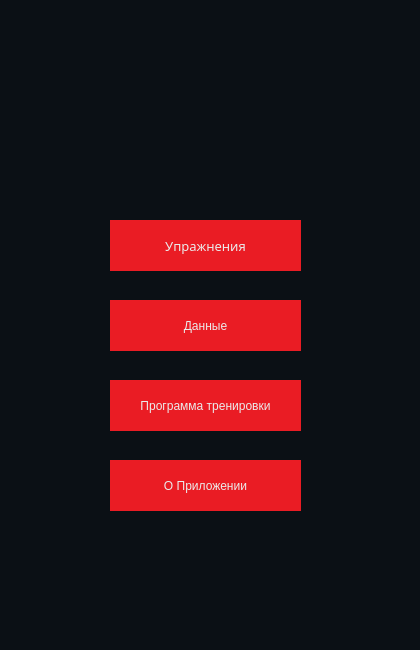
<?xml version="1.0" encoding="UTF-8"?>
<ui version="4.0">
 <class>MainWindow</class>
 <widget class="QMainWindow" name="MainWindow">
  <property name="geometry">
   <rect>
    <x>0</x>
    <y>0</y>
    <width>420</width>
    <height>650</height>
   </rect>
  </property>
  <property name="minimumSize">
   <size>
    <width>420</width>
    <height>650</height>
   </size>
  </property>
  <property name="maximumSize">
   <size>
    <width>420</width>
    <height>650</height>
   </size>
  </property>
  <property name="windowTitle">
   <string>MainWindow</string>
  </property>
  <property name="styleSheet">
   <string notr="true">background-color:#0b1015;</string>
  </property>
  <widget class="QWidget" name="centralwidget">
   <widget class="QPushButton" name="pushButton">
    <property name="geometry">
     <rect>
      <x>110</x>
      <y>220</y>
      <width>191</width>
      <height>51</height>
     </rect>
    </property>
    <property name="palette">
     <palette>
      <active>
       <colorrole role="WindowText">
        <brush brushstyle="SolidPattern">
         <color alpha="255">
          <red>235</red>
          <green>235</green>
          <blue>235</blue>
         </color>
        </brush>
       </colorrole>
       <colorrole role="Button">
        <brush brushstyle="SolidPattern">
         <color alpha="255">
          <red>234</red>
          <green>28</green>
          <blue>36</blue>
         </color>
        </brush>
       </colorrole>
       <colorrole role="Text">
        <brush brushstyle="SolidPattern">
         <color alpha="255">
          <red>235</red>
          <green>235</green>
          <blue>235</blue>
         </color>
        </brush>
       </colorrole>
       <colorrole role="ButtonText">
        <brush brushstyle="SolidPattern">
         <color alpha="255">
          <red>235</red>
          <green>235</green>
          <blue>235</blue>
         </color>
        </brush>
       </colorrole>
       <colorrole role="Base">
        <brush brushstyle="SolidPattern">
         <color alpha="255">
          <red>234</red>
          <green>28</green>
          <blue>36</blue>
         </color>
        </brush>
       </colorrole>
       <colorrole role="Window">
        <brush brushstyle="SolidPattern">
         <color alpha="255">
          <red>234</red>
          <green>28</green>
          <blue>36</blue>
         </color>
        </brush>
       </colorrole>
      </active>
      <inactive>
       <colorrole role="WindowText">
        <brush brushstyle="SolidPattern">
         <color alpha="255">
          <red>235</red>
          <green>235</green>
          <blue>235</blue>
         </color>
        </brush>
       </colorrole>
       <colorrole role="Button">
        <brush brushstyle="SolidPattern">
         <color alpha="255">
          <red>234</red>
          <green>28</green>
          <blue>36</blue>
         </color>
        </brush>
       </colorrole>
       <colorrole role="Text">
        <brush brushstyle="SolidPattern">
         <color alpha="255">
          <red>235</red>
          <green>235</green>
          <blue>235</blue>
         </color>
        </brush>
       </colorrole>
       <colorrole role="ButtonText">
        <brush brushstyle="SolidPattern">
         <color alpha="255">
          <red>235</red>
          <green>235</green>
          <blue>235</blue>
         </color>
        </brush>
       </colorrole>
       <colorrole role="Base">
        <brush brushstyle="SolidPattern">
         <color alpha="255">
          <red>234</red>
          <green>28</green>
          <blue>36</blue>
         </color>
        </brush>
       </colorrole>
       <colorrole role="Window">
        <brush brushstyle="SolidPattern">
         <color alpha="255">
          <red>234</red>
          <green>28</green>
          <blue>36</blue>
         </color>
        </brush>
       </colorrole>
      </inactive>
      <disabled>
       <colorrole role="WindowText">
        <brush brushstyle="SolidPattern">
         <color alpha="255">
          <red>235</red>
          <green>235</green>
          <blue>235</blue>
         </color>
        </brush>
       </colorrole>
       <colorrole role="Button">
        <brush brushstyle="SolidPattern">
         <color alpha="255">
          <red>234</red>
          <green>28</green>
          <blue>36</blue>
         </color>
        </brush>
       </colorrole>
       <colorrole role="Text">
        <brush brushstyle="SolidPattern">
         <color alpha="255">
          <red>235</red>
          <green>235</green>
          <blue>235</blue>
         </color>
        </brush>
       </colorrole>
       <colorrole role="ButtonText">
        <brush brushstyle="SolidPattern">
         <color alpha="255">
          <red>235</red>
          <green>235</green>
          <blue>235</blue>
         </color>
        </brush>
       </colorrole>
       <colorrole role="Base">
        <brush brushstyle="SolidPattern">
         <color alpha="255">
          <red>234</red>
          <green>28</green>
          <blue>36</blue>
         </color>
        </brush>
       </colorrole>
       <colorrole role="Window">
        <brush brushstyle="SolidPattern">
         <color alpha="255">
          <red>234</red>
          <green>28</green>
          <blue>36</blue>
         </color>
        </brush>
       </colorrole>
      </disabled>
     </palette>
    </property>
    <property name="font">
     <font>
      <family>Century Gothic</family>
      <pointsize>10</pointsize>
      <weight>50</weight>
      <italic>false</italic>
      <bold>false</bold>
     </font>
    </property>
    <property name="styleSheet">
     <string notr="true">QPushButton{
	font: 10pt &quot;Century Gothic&quot;;
	color:#EBEBEB;
    background-color:#ea1c24;
	border:none;
}
QPushButton:hover{
	background-color:#E8484D;
}</string>
    </property>
    <property name="text">
     <string>Упражнения</string>
    </property>
   </widget>
   <widget class="QPushButton" name="pushButton_2">
    <property name="geometry">
     <rect>
      <x>110</x>
      <y>300</y>
      <width>191</width>
      <height>51</height>
     </rect>
    </property>
    <property name="palette">
     <palette>
      <active>
       <colorrole role="WindowText">
        <brush brushstyle="SolidPattern">
         <color alpha="255">
          <red>235</red>
          <green>235</green>
          <blue>235</blue>
         </color>
        </brush>
       </colorrole>
       <colorrole role="Button">
        <brush brushstyle="SolidPattern">
         <color alpha="255">
          <red>234</red>
          <green>28</green>
          <blue>36</blue>
         </color>
        </brush>
       </colorrole>
       <colorrole role="Text">
        <brush brushstyle="SolidPattern">
         <color alpha="255">
          <red>235</red>
          <green>235</green>
          <blue>235</blue>
         </color>
        </brush>
       </colorrole>
       <colorrole role="ButtonText">
        <brush brushstyle="SolidPattern">
         <color alpha="255">
          <red>235</red>
          <green>235</green>
          <blue>235</blue>
         </color>
        </brush>
       </colorrole>
       <colorrole role="Base">
        <brush brushstyle="SolidPattern">
         <color alpha="255">
          <red>234</red>
          <green>28</green>
          <blue>36</blue>
         </color>
        </brush>
       </colorrole>
       <colorrole role="Window">
        <brush brushstyle="SolidPattern">
         <color alpha="255">
          <red>234</red>
          <green>28</green>
          <blue>36</blue>
         </color>
        </brush>
       </colorrole>
      </active>
      <inactive>
       <colorrole role="WindowText">
        <brush brushstyle="SolidPattern">
         <color alpha="255">
          <red>235</red>
          <green>235</green>
          <blue>235</blue>
         </color>
        </brush>
       </colorrole>
       <colorrole role="Button">
        <brush brushstyle="SolidPattern">
         <color alpha="255">
          <red>234</red>
          <green>28</green>
          <blue>36</blue>
         </color>
        </brush>
       </colorrole>
       <colorrole role="Text">
        <brush brushstyle="SolidPattern">
         <color alpha="255">
          <red>235</red>
          <green>235</green>
          <blue>235</blue>
         </color>
        </brush>
       </colorrole>
       <colorrole role="ButtonText">
        <brush brushstyle="SolidPattern">
         <color alpha="255">
          <red>235</red>
          <green>235</green>
          <blue>235</blue>
         </color>
        </brush>
       </colorrole>
       <colorrole role="Base">
        <brush brushstyle="SolidPattern">
         <color alpha="255">
          <red>234</red>
          <green>28</green>
          <blue>36</blue>
         </color>
        </brush>
       </colorrole>
       <colorrole role="Window">
        <brush brushstyle="SolidPattern">
         <color alpha="255">
          <red>234</red>
          <green>28</green>
          <blue>36</blue>
         </color>
        </brush>
       </colorrole>
      </inactive>
      <disabled>
       <colorrole role="WindowText">
        <brush brushstyle="SolidPattern">
         <color alpha="255">
          <red>235</red>
          <green>235</green>
          <blue>235</blue>
         </color>
        </brush>
       </colorrole>
       <colorrole role="Button">
        <brush brushstyle="SolidPattern">
         <color alpha="255">
          <red>234</red>
          <green>28</green>
          <blue>36</blue>
         </color>
        </brush>
       </colorrole>
       <colorrole role="Text">
        <brush brushstyle="SolidPattern">
         <color alpha="255">
          <red>235</red>
          <green>235</green>
          <blue>235</blue>
         </color>
        </brush>
       </colorrole>
       <colorrole role="ButtonText">
        <brush brushstyle="SolidPattern">
         <color alpha="255">
          <red>235</red>
          <green>235</green>
          <blue>235</blue>
         </color>
        </brush>
       </colorrole>
       <colorrole role="Base">
        <brush brushstyle="SolidPattern">
         <color alpha="255">
          <red>234</red>
          <green>28</green>
          <blue>36</blue>
         </color>
        </brush>
       </colorrole>
       <colorrole role="Window">
        <brush brushstyle="SolidPattern">
         <color alpha="255">
          <red>234</red>
          <green>28</green>
          <blue>36</blue>
         </color>
        </brush>
       </colorrole>
      </disabled>
     </palette>
    </property>
    <property name="styleSheet">
     <string notr="true">QPushButton{
	font: 10pt &quot;Century Gothic&quot;;
	color:#EBEBEB;
    background-color:#ea1c24;
	border:none;
}
QPushButton:hover{
	background-color:#E8484D;
}</string>
    </property>
    <property name="text">
     <string>Данные</string>
    </property>
   </widget>
   <widget class="QPushButton" name="pushButton_3">
    <property name="geometry">
     <rect>
      <x>110</x>
      <y>380</y>
      <width>191</width>
      <height>51</height>
     </rect>
    </property>
    <property name="palette">
     <palette>
      <active>
       <colorrole role="WindowText">
        <brush brushstyle="SolidPattern">
         <color alpha="255">
          <red>235</red>
          <green>235</green>
          <blue>235</blue>
         </color>
        </brush>
       </colorrole>
       <colorrole role="Button">
        <brush brushstyle="SolidPattern">
         <color alpha="255">
          <red>234</red>
          <green>28</green>
          <blue>36</blue>
         </color>
        </brush>
       </colorrole>
       <colorrole role="Text">
        <brush brushstyle="SolidPattern">
         <color alpha="255">
          <red>235</red>
          <green>235</green>
          <blue>235</blue>
         </color>
        </brush>
       </colorrole>
       <colorrole role="ButtonText">
        <brush brushstyle="SolidPattern">
         <color alpha="255">
          <red>235</red>
          <green>235</green>
          <blue>235</blue>
         </color>
        </brush>
       </colorrole>
       <colorrole role="Base">
        <brush brushstyle="SolidPattern">
         <color alpha="255">
          <red>234</red>
          <green>28</green>
          <blue>36</blue>
         </color>
        </brush>
       </colorrole>
       <colorrole role="Window">
        <brush brushstyle="SolidPattern">
         <color alpha="255">
          <red>234</red>
          <green>28</green>
          <blue>36</blue>
         </color>
        </brush>
       </colorrole>
      </active>
      <inactive>
       <colorrole role="WindowText">
        <brush brushstyle="SolidPattern">
         <color alpha="255">
          <red>235</red>
          <green>235</green>
          <blue>235</blue>
         </color>
        </brush>
       </colorrole>
       <colorrole role="Button">
        <brush brushstyle="SolidPattern">
         <color alpha="255">
          <red>234</red>
          <green>28</green>
          <blue>36</blue>
         </color>
        </brush>
       </colorrole>
       <colorrole role="Text">
        <brush brushstyle="SolidPattern">
         <color alpha="255">
          <red>235</red>
          <green>235</green>
          <blue>235</blue>
         </color>
        </brush>
       </colorrole>
       <colorrole role="ButtonText">
        <brush brushstyle="SolidPattern">
         <color alpha="255">
          <red>235</red>
          <green>235</green>
          <blue>235</blue>
         </color>
        </brush>
       </colorrole>
       <colorrole role="Base">
        <brush brushstyle="SolidPattern">
         <color alpha="255">
          <red>234</red>
          <green>28</green>
          <blue>36</blue>
         </color>
        </brush>
       </colorrole>
       <colorrole role="Window">
        <brush brushstyle="SolidPattern">
         <color alpha="255">
          <red>234</red>
          <green>28</green>
          <blue>36</blue>
         </color>
        </brush>
       </colorrole>
      </inactive>
      <disabled>
       <colorrole role="WindowText">
        <brush brushstyle="SolidPattern">
         <color alpha="255">
          <red>235</red>
          <green>235</green>
          <blue>235</blue>
         </color>
        </brush>
       </colorrole>
       <colorrole role="Button">
        <brush brushstyle="SolidPattern">
         <color alpha="255">
          <red>234</red>
          <green>28</green>
          <blue>36</blue>
         </color>
        </brush>
       </colorrole>
       <colorrole role="Text">
        <brush brushstyle="SolidPattern">
         <color alpha="255">
          <red>235</red>
          <green>235</green>
          <blue>235</blue>
         </color>
        </brush>
       </colorrole>
       <colorrole role="ButtonText">
        <brush brushstyle="SolidPattern">
         <color alpha="255">
          <red>235</red>
          <green>235</green>
          <blue>235</blue>
         </color>
        </brush>
       </colorrole>
       <colorrole role="Base">
        <brush brushstyle="SolidPattern">
         <color alpha="255">
          <red>234</red>
          <green>28</green>
          <blue>36</blue>
         </color>
        </brush>
       </colorrole>
       <colorrole role="Window">
        <brush brushstyle="SolidPattern">
         <color alpha="255">
          <red>234</red>
          <green>28</green>
          <blue>36</blue>
         </color>
        </brush>
       </colorrole>
      </disabled>
     </palette>
    </property>
    <property name="styleSheet">
     <string notr="true">QPushButton{
	font: 10pt &quot;Century Gothic&quot;;
	color:#EBEBEB;
    background-color:#ea1c24;
	border:none;
}
QPushButton:hover{
	background-color:#E8484D;
}</string>
    </property>
    <property name="text">
     <string>Программа тренировки</string>
    </property>
   </widget>
   <widget class="QPushButton" name="pushButton_4">
    <property name="geometry">
     <rect>
      <x>110</x>
      <y>460</y>
      <width>191</width>
      <height>51</height>
     </rect>
    </property>
    <property name="palette">
     <palette>
      <active>
       <colorrole role="WindowText">
        <brush brushstyle="SolidPattern">
         <color alpha="255">
          <red>235</red>
          <green>235</green>
          <blue>235</blue>
         </color>
        </brush>
       </colorrole>
       <colorrole role="Button">
        <brush brushstyle="SolidPattern">
         <color alpha="255">
          <red>234</red>
          <green>28</green>
          <blue>36</blue>
         </color>
        </brush>
       </colorrole>
       <colorrole role="Text">
        <brush brushstyle="SolidPattern">
         <color alpha="255">
          <red>235</red>
          <green>235</green>
          <blue>235</blue>
         </color>
        </brush>
       </colorrole>
       <colorrole role="ButtonText">
        <brush brushstyle="SolidPattern">
         <color alpha="255">
          <red>235</red>
          <green>235</green>
          <blue>235</blue>
         </color>
        </brush>
       </colorrole>
       <colorrole role="Base">
        <brush brushstyle="SolidPattern">
         <color alpha="255">
          <red>234</red>
          <green>28</green>
          <blue>36</blue>
         </color>
        </brush>
       </colorrole>
       <colorrole role="Window">
        <brush brushstyle="SolidPattern">
         <color alpha="255">
          <red>234</red>
          <green>28</green>
          <blue>36</blue>
         </color>
        </brush>
       </colorrole>
      </active>
      <inactive>
       <colorrole role="WindowText">
        <brush brushstyle="SolidPattern">
         <color alpha="255">
          <red>235</red>
          <green>235</green>
          <blue>235</blue>
         </color>
        </brush>
       </colorrole>
       <colorrole role="Button">
        <brush brushstyle="SolidPattern">
         <color alpha="255">
          <red>234</red>
          <green>28</green>
          <blue>36</blue>
         </color>
        </brush>
       </colorrole>
       <colorrole role="Text">
        <brush brushstyle="SolidPattern">
         <color alpha="255">
          <red>235</red>
          <green>235</green>
          <blue>235</blue>
         </color>
        </brush>
       </colorrole>
       <colorrole role="ButtonText">
        <brush brushstyle="SolidPattern">
         <color alpha="255">
          <red>235</red>
          <green>235</green>
          <blue>235</blue>
         </color>
        </brush>
       </colorrole>
       <colorrole role="Base">
        <brush brushstyle="SolidPattern">
         <color alpha="255">
          <red>234</red>
          <green>28</green>
          <blue>36</blue>
         </color>
        </brush>
       </colorrole>
       <colorrole role="Window">
        <brush brushstyle="SolidPattern">
         <color alpha="255">
          <red>234</red>
          <green>28</green>
          <blue>36</blue>
         </color>
        </brush>
       </colorrole>
      </inactive>
      <disabled>
       <colorrole role="WindowText">
        <brush brushstyle="SolidPattern">
         <color alpha="255">
          <red>235</red>
          <green>235</green>
          <blue>235</blue>
         </color>
        </brush>
       </colorrole>
       <colorrole role="Button">
        <brush brushstyle="SolidPattern">
         <color alpha="255">
          <red>234</red>
          <green>28</green>
          <blue>36</blue>
         </color>
        </brush>
       </colorrole>
       <colorrole role="Text">
        <brush brushstyle="SolidPattern">
         <color alpha="255">
          <red>235</red>
          <green>235</green>
          <blue>235</blue>
         </color>
        </brush>
       </colorrole>
       <colorrole role="ButtonText">
        <brush brushstyle="SolidPattern">
         <color alpha="255">
          <red>235</red>
          <green>235</green>
          <blue>235</blue>
         </color>
        </brush>
       </colorrole>
       <colorrole role="Base">
        <brush brushstyle="SolidPattern">
         <color alpha="255">
          <red>234</red>
          <green>28</green>
          <blue>36</blue>
         </color>
        </brush>
       </colorrole>
       <colorrole role="Window">
        <brush brushstyle="SolidPattern">
         <color alpha="255">
          <red>234</red>
          <green>28</green>
          <blue>36</blue>
         </color>
        </brush>
       </colorrole>
      </disabled>
     </palette>
    </property>
    <property name="styleSheet">
     <string notr="true">QPushButton{
	font: 10pt &quot;Century Gothic&quot;;
	color:#EBEBEB;
    background-color:#ea1c24;
	border:none;
}
QPushButton:hover{
	background-color:#E8484D;
}</string>
    </property>
    <property name="text">
     <string>О Приложении</string>
    </property>
   </widget>
   <widget class="QLabel" name="label">
    <property name="geometry">
     <rect>
      <x>140</x>
      <y>40</y>
      <width>131</width>
      <height>131</height>
     </rect>
    </property>
    <property name="text">
     <string/>
    </property>
    <property name="pixmap">
     <pixmap>exercise_sport_fitness_icon_133373.png</pixmap>
    </property>
   </widget>
  </widget>
  <widget class="QMenuBar" name="menubar">
   <property name="geometry">
    <rect>
     <x>0</x>
     <y>0</y>
     <width>420</width>
     <height>21</height>
    </rect>
   </property>
  </widget>
  <widget class="QStatusBar" name="statusbar"/>
 </widget>
 <resources/>
 <connections/>
</ui>
